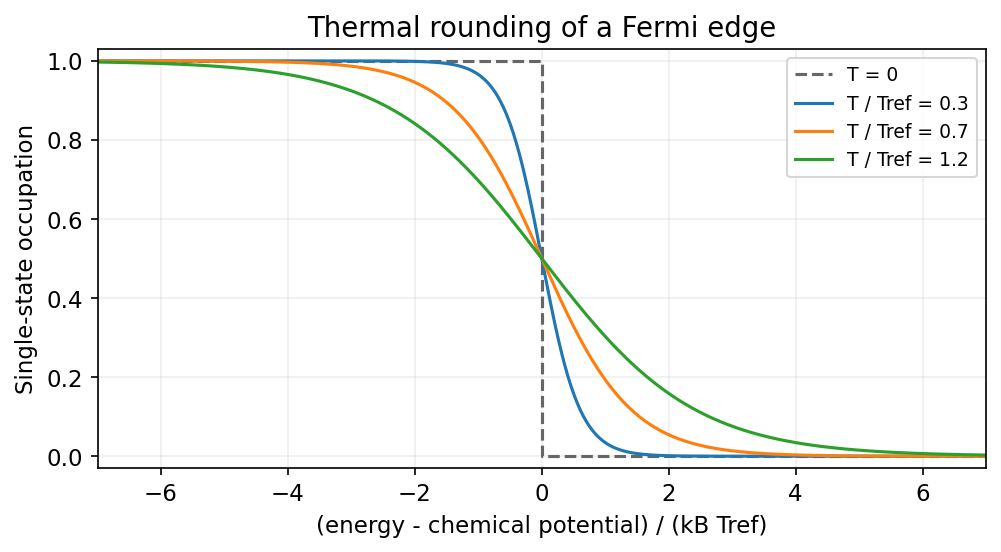

This chart was generated by the following Python code:
#!/usr/bin/env python3
"""Original educational diagram. Tested with Python 3.14.4, NumPy 2.3.5,
Matplotlib 3.10.7. Run from mirrored _media directory; PNG basename goes to cwd.
All plotted parameter choices are illustrative and do not assert provided exam data.
"""
from pathlib import Path
import numpy as np
import matplotlib
matplotlib.use('Agg')
import matplotlib.pyplot as plt
plt.rcParams.update({'font.size':11,'figure.facecolor':'white','axes.facecolor':'white'})

e=np.linspace(-7,7,1000);fig,ax=plt.subplots(figsize=(6.8,3.8))
ax.plot([-7,0,0,7],[1,1,0,0],color='.4',ls='--',label='T = 0')
for tr in [.3,.7,1.2]:ax.plot(e,1/(np.exp(e/tr)+1),label='T / Tref = '+str(tr))
ax.set(xlim=(-7,7),ylim=(-.03,1.03),xlabel='(energy - chemical potential) / (kB Tref)',ylabel='Single-state occupation',title='Thermal rounding of a Fermi edge');ax.legend(fontsize=9);ax.grid(alpha=.2);fig.tight_layout()

fig.savefig(Path(__file__).with_suffix('.png').name,dpi=150,facecolor='white',bbox_inches='tight')
